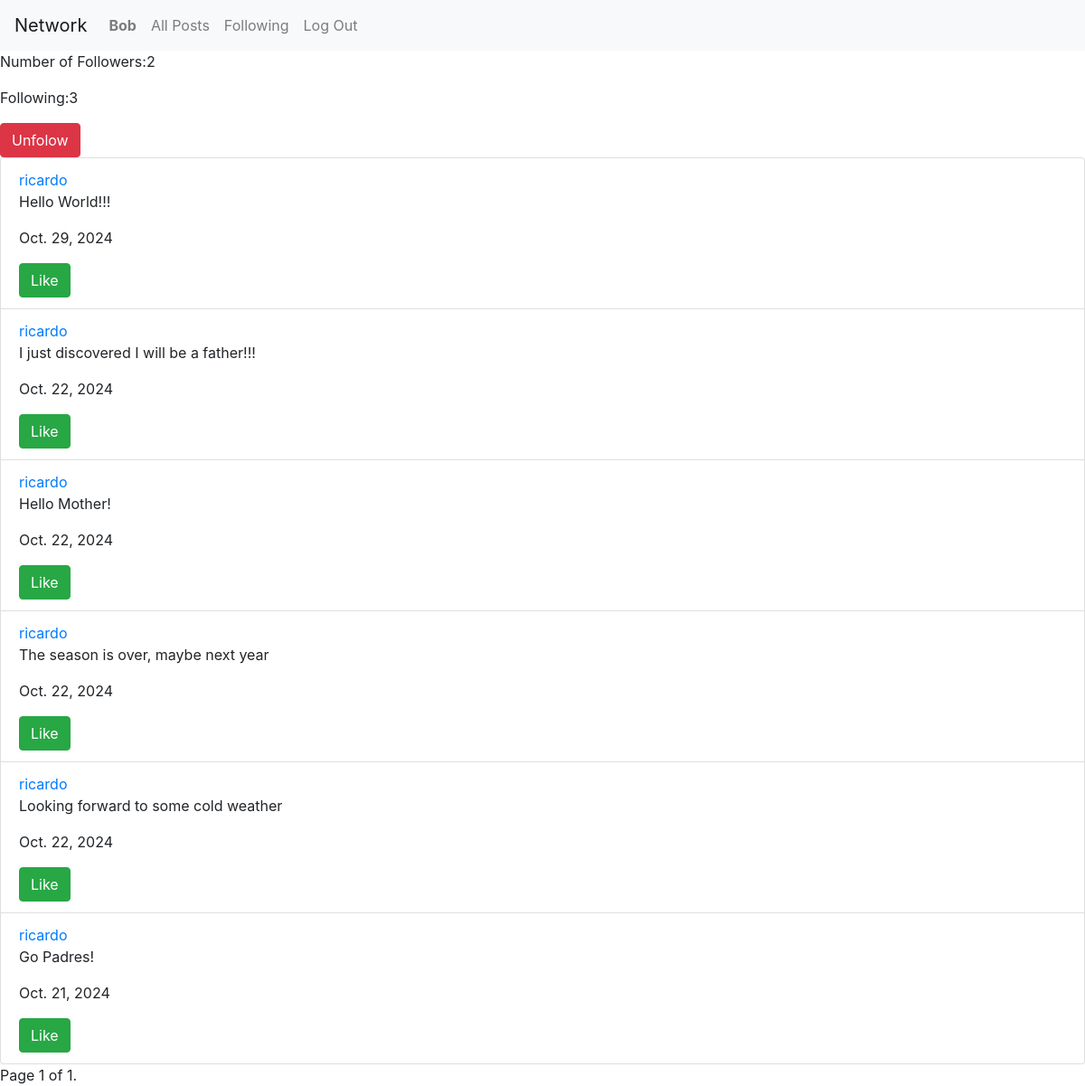
The app's page /profile/ricardo (signed in) with its own data.
### network/models.py (models this page shows, shortened)
class User(AbstractUser):
    pass

class Posts(models.Model):
    author = models.ForeignKey(User, on_delete=models.CASCADE, related_name="user_posts")
    comment_content =  models.CharField(max_length=400)
    date = models.DateField(auto_now_add=True)

### network/views.py (the view)
# urls.py: path("profile/<str:user>", views.profile, name ="profile"),
def profile(request, user):
    try:
        user_details = User.objects.get(username=user)
    except:
        user_details = None
        return render(request, "network/error.html", {
        "error_message":"User doesn't exist"})
    try:
        user_relationship = Follow.objects.get(user=request.user,other_user=user_details)
        user_following = True
    except:
        user_following = False
    if user_details == request.user:
        self_user = True
    else:
        self_user = False
    following = Follow.objects.filter(user=user_details)
    number_following = len(following)
    followers = Follow.objects.filter(other_user=user_details)
    number_followers = len(followers)
    user_posts = Posts.objects.filter(author=user_details).order_by("id").reverse()
    objects = user_posts
    paginator = Paginator(objects, 10)
    page_number = request.GET.get('page')
    try:
        page_posts = paginator.page(page_number)
    except PageNotAnInteger:
        page_posts = paginator.page(1)
    except EmptyPage:
        page_posts = paginator.page(paginator.num_pages)
    likes = []
    try:
        list_of_likes = Likes.objects.filter(user=request.user)
        for positive_relation in list_of_likes:
            likes.append(positive_relation.post.id)
    except:
        likes = []
    return render(request, "network/profile.html", {
        "page_posts":page_posts, "user_following":user_following, "user_name":user, "self_user":self_user, "number_following":number_following, "number_followers":number_followers, 'likes':likes
    })

### network/templates/network/profile.html (shortened to what this page needs)
{% extends "network/layout.html" %}
{% block body %}
<div class="followers">
    <p>Number of Followers:{{number_followers}}</p>
    <p>Following:{{number_following}}</p>
</div>
{% if user.is_authenticated %}
    {% if self_user == False %}
        {% if user_following == True %}
            <form action = "{% url 'remove_follow' user=user_name %}">
                <input type="submit" class="btn btn-danger" value="Unfolow">
            </form>
        {% else %}
            <form action = "{% url 'add_follow' user=user_name %}">
                <input type="submit" class="btn btn-success" value="Follow">
            </form>
        {% endif %}
    {% endif %}
{% endif %}
<ul class="list-group">
    {% for post in page_posts %}
        <li class="list-group-item" data-post-id="{{ post.id }}">
            <a href="{% url 'profile' user=post.author %}">{{post.author}}</a>
            <p id="content_{{post.id}}">{{post.comment_content}}</p>
            <p>{{post.date}}</p>
            {% if user.is_authenticated %}
                <div id="post_like_{{post.id}}">
                    {% if post.id in likes %}
                    <button onclick="Remove_like({{post.id}})" id="remove_like_button_{{post.id}}" class="btn btn-success">Unlike</button>
                    {% else %}
                    <button onclick="Add_like({{post.id}})" id="add_like_button_{{post.id}}" class="btn btn-success">Like</button>
                    {% endif %}
                </div>
            {% endif %}
        </li>
    {% endfor %}
</ul>
<div class="pagination">
    <span class="step-links">
        <span class="current">
            Page {{ page_posts.number }} of {{ page_posts.paginator.num_pages }}.
        </span>
    </span>
</div>
{% endblock %}

### network/templates/network/layout.html (shortened to what this page needs)
{% load static %}
<!DOCTYPE html>
<html lang="en">
    <head>
        <link rel="stylesheet" href="https://stackpath.bootstrapcdn.com/bootstrap/4.4.1/css/bootstrap.min.css">
        <link href="{% static 'network/styles.css' %}" rel="stylesheet">
    </head>
    <body>
        <nav class="navbar navbar-expand-lg navbar-light bg-light">
            <a class="navbar-brand" href="#">Network</a>
            <div>
              <ul class="navbar-nav mr-auto">
                {% if user.is_authenticated %}
                    <li class="nav-item">
                        <a class="nav-link" href="{% url 'profile' user=user.username %}"><strong>{{ user.username }}</strong></a>
                    </li>
                {% endif %}
                <li class="nav-item">
                  <a class="nav-link" href="{% url 'index' %}">All Posts</a>
                </li>
                {% if user.is_authenticated %}
                    <li class="nav-item">
                        <a class="nav-link" href="{% url 'following' %}">Following</a>
                    </li>
                    <li class="nav-item">
                        <a class="nav-link" href="{% url 'logout' %}">Log Out</a>
                    </li>
                {% endif %}
              </ul>
            </div>
          </nav>
        <div class="body">
            {% block body %}
            {% endblock %}
        </div>
    </body>
</html>

### records on screen
User: username "Bob"
Posts: author "ricardo", comment_content "Hello World!!!", date "Oct. 29, 2024"
Posts: author "ricardo", comment_content "I just discovered I will be a father!!!", date "Oct. 22, 2024"
Posts: author "ricardo", comment_content "Hello Mother!", date "Oct. 22, 2024"
Posts: author "ricardo", comment_content "The season is over, maybe next year", date "Oct. 22, 2024"
Posts: author "ricardo", comment_content "Looking forward to some cold weather", date "Oct. 22, 2024"
Posts: author "ricardo", comment_content "Go Padres!", date "Oct. 21, 2024"

### other values on screen
{{ number_followers }} "2"
{{ number_following }} "3"
{{ page_posts.number }} "1"
{{ page_posts.paginator.num_pages }} "1"
